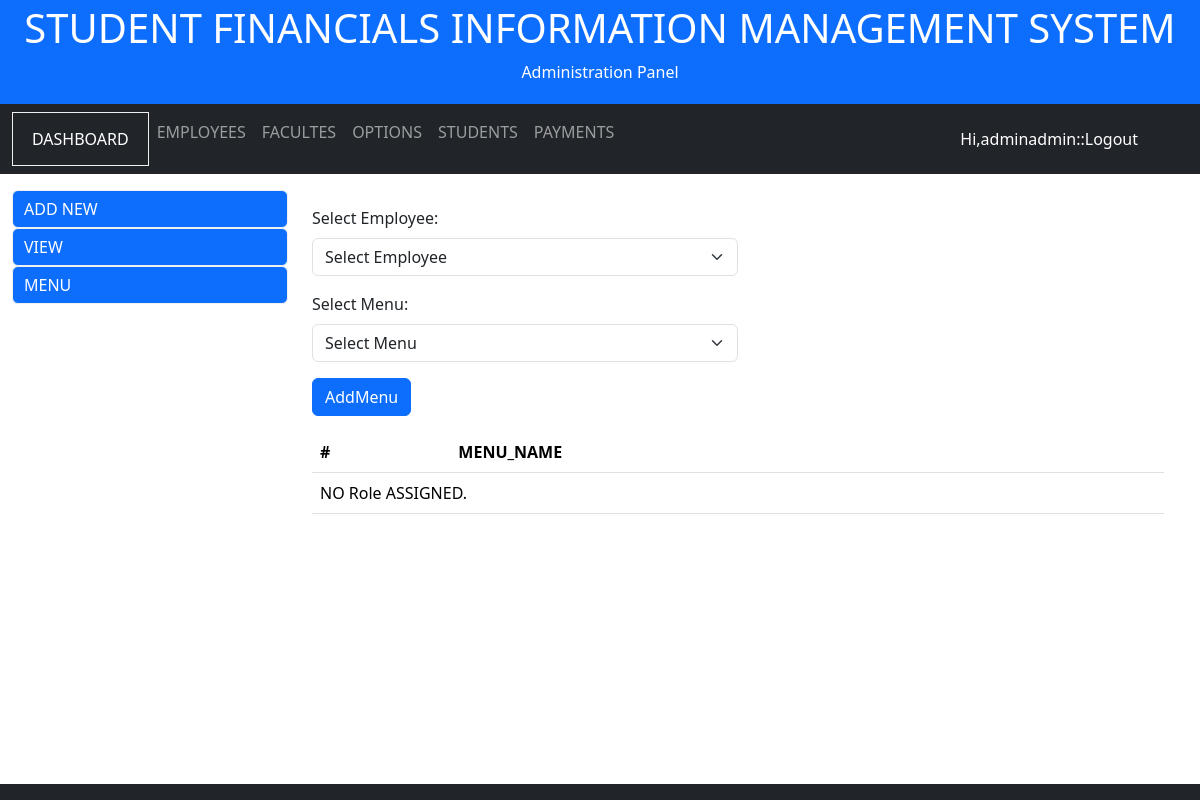
The page /viewemployeeaddmenu.php (signed in) on the database its author committed.
### tables this page shows
CREATE TABLE `employee_roles_tb` (
  `employee_roles_id` int(11) NOT NULL,
  `employee_roles_role` int(11) NOT NULL,
  `employee_roles_employee` int(11) NOT NULL
);

### viewemployeeaddmenu.php (the view, shortened to what this page needs)
<?php
include('db.php');
?>
<!DOCTYPE html>
<html lang="en">
<head>
  <link href="https://cdn.jsdelivr.net/npm/bootstrap@5.3.2/dist/css/bootstrap.min.css" rel="stylesheet">
  <link href="bootstrap.min.css" rel="stylesheet">
</head>
<body>
<div class="p-1 bg-primary text-white text-center">
  <h1>STUDENT FINANCIALS INFORMATION MANAGEMENT SYSTEM</h1>
  <p>Administration Panel</p>
</div>
<nav class="navbar navbar-expand-sm bg-dark navbar-dark">
  <div class="container-fluid">
  <?php
  include('dynamicmenu.php');
  ?>
	<ul class="nav navbar-nav navbar-right" style="padding-right:50px;">
<li><a href="#"  style="color:white;text-decoration: none;"><?php echo "Hi,".$_SESSION['fname'];?></a>
<li><a href="index.php" style="text-decoration:none; color:white;">::Logout</a></li>
</li>
</ul>
  </div>
</nav>
<div class="container-fluid mt-3">
  <div class="row">
    <div class="col-sm-3">
      <ul class="nav nav-pills flex-column">
        <li class="nav-item">
          <a class="nav-link active"  style='border:1px solid #f0f0f0;padding: 6px 11px;' href="addnewemployee.php">ADD NEW</a>
        </li>
              <li class="nav-item">
          <a class="nav-link active"  style='border:1px solid #f0f0f0;padding: 6px 11px;'  href="viewemployee.php">VIEW</a>
        </li>
		     <li class="nav-item">
          <a class="nav-link active"  style='border:1px solid #f0f0f0;padding: 6px 11px;'  href="addemployeemenu.php">MENU</a>
        </li>
      </ul>
    </div>
    <div class="col-sm-9">
	 <div class="row">
    <div class="col-sm-6">
  <form action="viewemployeeaddmenu.php" method="POST">
 <div class="mb-3 mt-3">
	<label for="sel1" class="form-label">Select Employee:</label>
    <select class="form-select" id="empid" name="empid">
	  <?php
$emp=$_GET["id"];
 echo"<option value='0'>Select Employee</option>";
	  ?>
    </select> </div>
 <div class="mb-3 mt-3">
	<label for="sel1" class="form-label">Select Menu:</label>
    <select class="form-select" id="menuid" name="menuid">
	  <?php
 echo"<option value='0'>Select Menu</option>";
	  ?>
    </select> </div>
    <button type="submit" name='saveempmenu' class="btn btn-primary">AddMenu</button>
  </form>
     </div>
 <div class="col-sm-6">
     </div>
	  </div>
	 <div class="row">
	 <?php
echo"
<div class='row'>
<div class='table-responsive'>
  <table class='table'>
    <thead>
      <tr>
        <th>#</th>
		<th>MENU_NAME</th>
		<th></th>
      </tr>
    </thead>
    <tbody>";
	$sql="SELECT `role_id`, `role_name`,`employee_roles_id` FROM `role_tb` INNER JOIN `employee_roles_tb`  ON `role_id`=`employee_roles_role`  WHERE `employee_roles_employee`='$emp'";
	$run_query=mysqli_query($conn,$sql);
if(mysqli_num_rows($run_query) > 0) {
	$no=0;
while($row=mysqli_fetch_array($run_query)){
$menuuser_roleID=$row["employee_roles_id"];
$menu_name=$row["role_name"];
$no=$no+1;
	echo"
      <tr>
        <td>$no</td>
        <td>$menu_name</td>
		<td><a href='deletemenu.php?menu_deleteid=$menuuser_roleID' class='btn btn-danger'><span class='glyphicon glyphicon-ok-sign'>Delete</span></a></td>
	  </tr>
	 ";
	  }}else{
			echo"<tr>
        <td colspan='5'>
      NO  Role ASSIGNED.</td>
	  </tr>
	 ";
	  }
    echo "
	</tbody>
  </table>
  </div></div>
 ";?>
</div>
    </div>
  </div>
</div>
<div class="bg-dark text-white text-center fixed-bottom">
</div>
</body>
</html>

### dynamicmenu.php (shortened to what this page needs)
  <ul class="navbar-nav">
<?php
$currrent_user_id=$_SESSION["uid"];
 $sql="SELECT `employee_roles_id`, `employee_roles_role`, `employee_roles_employee` FROM `employee_roles_tb`  WHERE `employee_roles_employee`='$currrent_user_id' order by `employee_roles_role`";
	$run_query=mysqli_query($conn,$sql);
if(mysqli_num_rows($run_query) > 0) {
while($row=mysqli_fetch_array($run_query)){
$menu_number=$row["employee_roles_role"];
if($menu_number==1){
echo"<li class='nav-item' style='border:1px solid #f0f0f0;padding: 6px 11px;'>
        <a class='nav-link active' href='dashboard.php'>DASHBOARD</a>
      </li>";}
if($menu_number==2){
echo"<li class='nav-item'>
        <a class='nav-link' href='employee.php'>EMPLOYEES</a>
      </li>";}
if($menu_number==3){
echo"<li class='nav-item'>
        <a class='nav-link' href='faculte.php'>FACULTES</a>
      </li>";}
if($menu_number==4){
echo" <li class='nav-item'>
        <a class='nav-link' href='option.php'>OPTIONS</a>
      </li>";}
if($menu_number==5){
echo"
      <li class='nav-item'>
        <a class='nav-link' href='student.php'>STUDENTS</a>
      </li>";}
if($menu_number==6){
echo" <li class='nav-item'>
        <a class='nav-link' href='payment.php'>PAYMENTS</a>
</li>";}
}
}?>
</ul>

### rows shown on the page
employee_roles_tb: employee_roles_role "DASHBOARD"
employee_roles_tb: employee_roles_role "EMPLOYEES"
employee_roles_tb: employee_roles_role "FACULTES"
employee_roles_tb: employee_roles_role "OPTIONS"
employee_roles_tb: employee_roles_role "STUDENTS"
employee_roles_tb: employee_roles_role "PAYMENTS"

### other values the page prints
$_SESSION['fname'] "adminadmin"
